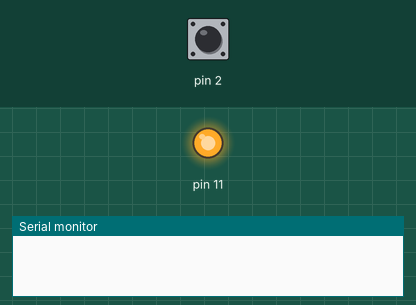
Recording of a sketch running on a simulated Arduino Uno, built with avr-gcc and run on an emulated ATmega328P. On the bench: output pins drawn as LEDs (lit = HIGH), the last lines printed to the serial monitor. Inputs (shaded band) come from the test bench; at power-on: pin 2 HIGH.

Above: at 1.2 s.
1.3 s: pin 2 driven LOW
3.2 s: pin 2 pulsed HIGH 2 times (0.12 s each, 0.3 s apart)
At 3.9 s:
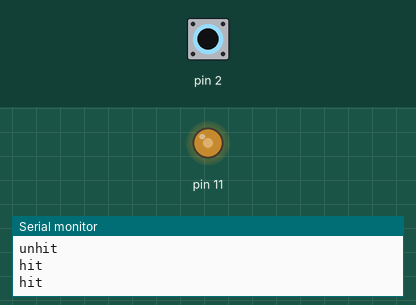
At 4.3 s:
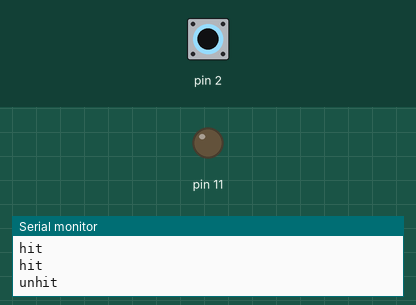
Timing chart, 0 to 6.2 s (numbered marks = the images above; inputs shaded):
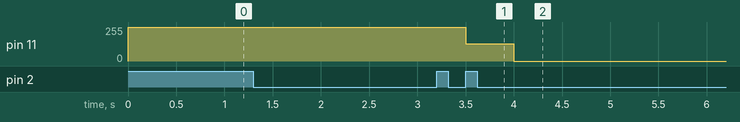

Measured:
- after the input at 3.2 s, pin 11: 255/255 → 128/255 after 0.30 s, → 0/255 0.50 s later

The sketch:

laser.ino
```cpp
int ledPin = 13;
volatile char hitflag=0;
long hittime=0;
int irbuffbits;
int irbuffbit;
long irbitstarttime;
char irbuff[4];
void setup() {
  TCCR2A = _BV(WGM21) | _BV(COM2A0);
  TCCR2B = _BV(CS20);
  OCR2A = (F_CPU/(38000*2L)-1);
  pinMode(11, OUTPUT);
  attachInterrupt(0, exinterupt, FALLING);
  Serial.begin(9600);
}

void startblink()
{
    hittime=millis();
    digitalWrite(ledPin, HIGH);
    Serial.println("hit");
    hitflag=2;
}
void endblink()
{
    digitalWrite(ledPin, LOW);
    Serial.println("unhit");
    hitflag=0;
}
void sendirbits()
{
  if(millis()%1000 == 0)
    TCCR2B = 0;
  if(millis()%1000 == 500)
    TCCR2B = _BV(CS20);
}
void loop() {
  if(hitflag==1)
      startblink();
  if(millis()-hittime>400 && hitflag==2)
     endblink();
   sendirbits();
}
void exinterupt()
{
  hitflag=1;
}
```
